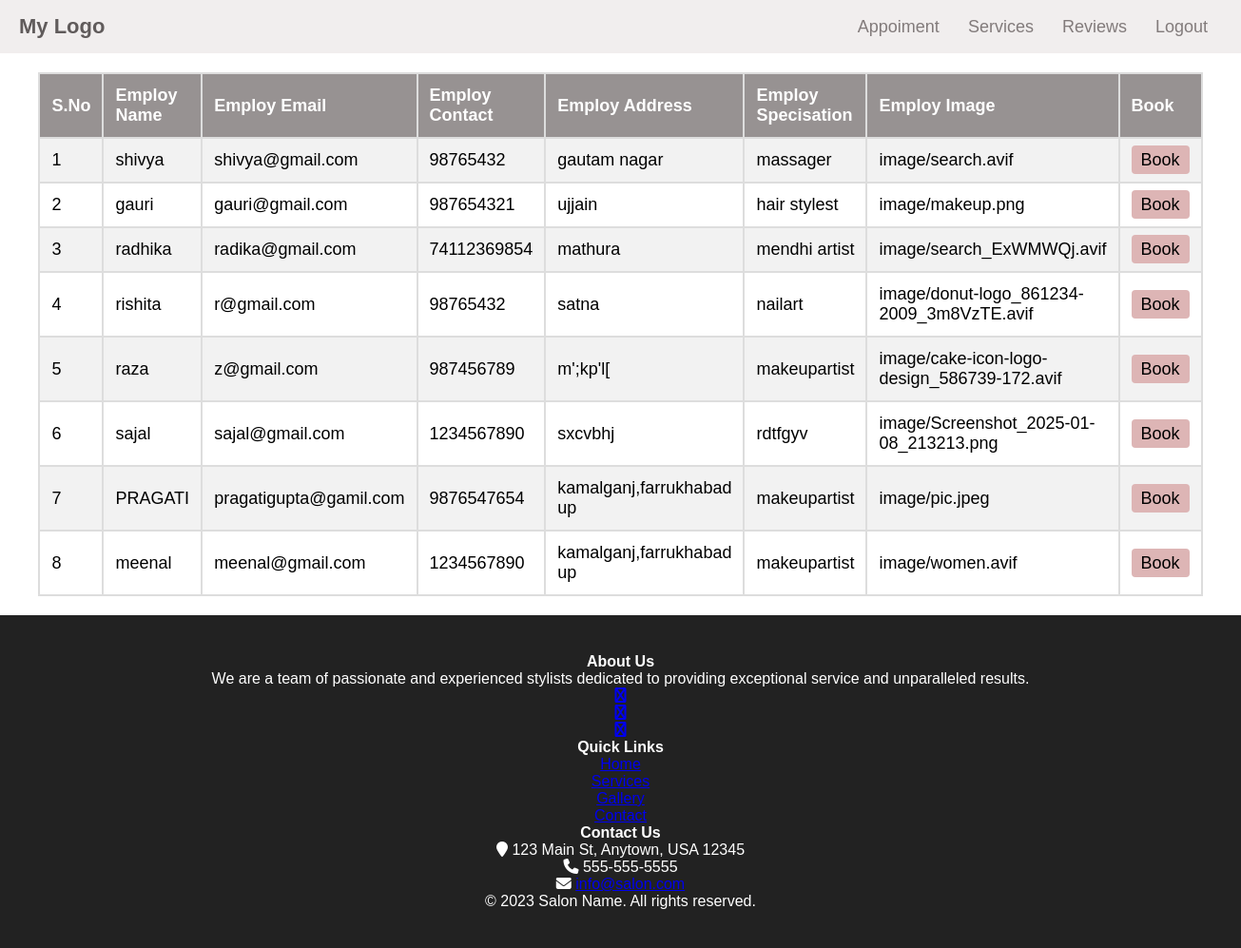
/services/, run on an earlier commit of the app's database.
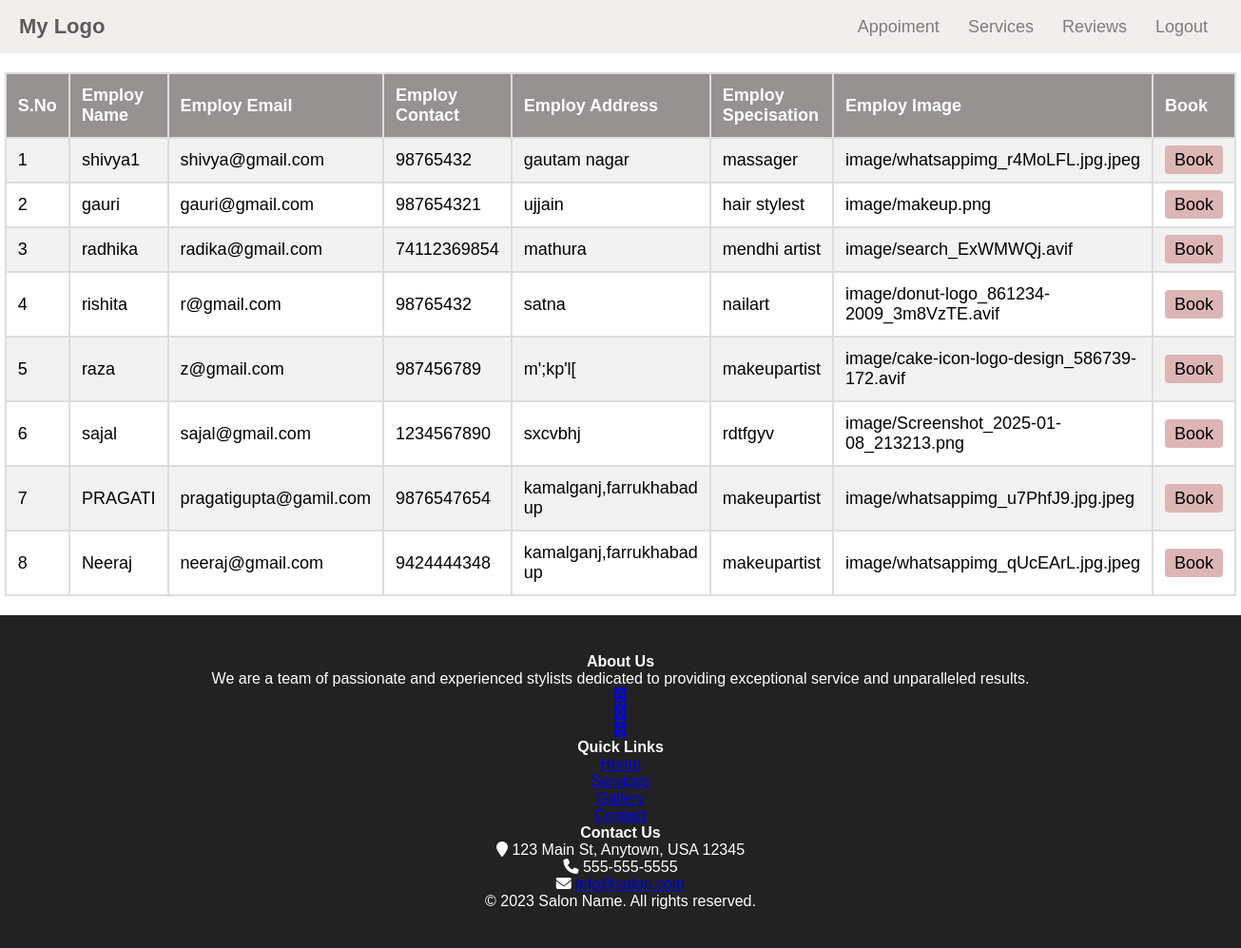
And on a later commit of the database.
### app/models.py (models this page shows)
class Empoly(models.Model):
    name = models.CharField(max_length=100)
    email = models.EmailField(max_length=100)
    phone = models.IntegerField()
    address = models.CharField(max_length=100)
    Specilastion=models.CharField(max_length=100)
    image=models.ImageField(upload_to = 'image/')
    password=models.CharField(max_length=50)

### app/views.py (the view)
# urls.py: path('services/',views.services, name='services'),
def services(request):
    emp = Empoly.objects.all()
    return render(request,'services.html',{'data':emp})

### app/templates/services.html (shortened to what this page needs)
{% extends 'base.html' %}
{% load static %}
{% block content %}
{% block css%}
 <link rel="stylesheet" type="text/css" href="{% static 'css/clientbase.css' %}" />
{% endblock %}
<center>
<table border='2'>
<tr>
<th>S.No</th>
<th>Employ Name</th>
<th>Employ Email</th>
<th>Employ Contact</th>
<th>Employ Address </th>
<th>Employ Specisation </th>
<th>Employ  Image</th>
<th>Book</th>
</tr>
{% for i in data %}
<tr>
<td>{{forloop.counter}}</td>
<td>{{i.name}}</td>
<td>{{i.email}}</td>
<td>{{i.phone}}</td>
<td>{{i.address}}</td>
<td>{{i.Specilastion}}</td>
<td>{{i.image}}</td>
<td><a href="{% url 'clientbase' %}">Book</a></td>
</tr>
{% endfor %}
</table>
</center>
{% endblock %}

What changed in the data, as far as the page shows it:
removed Empoly: name "meenal", email "meenal@gmail.com", phone "1234567890", address "kamalganj,farrukhabad up", Specilastion "makeupartist", image "image/women.avif"
changed Empoly "shivya@gmail.com": name "shivya" → "shivya1"; image "image/search.avif" → "image/whatsappimg_r4MoLFL.jpg.jpeg"
changed Empoly "PRAGATI": image "image/pic.jpeg" → "image/whatsappimg_u7PhfJ9.jpg.jpeg"
added Empoly: name "Neeraj", email "neeraj@gmail.com", phone "9424444348", address "kamalganj,farrukhabad up", Specilastion "makeupartist", image "image/whatsappimg_qUcEArL.jpg.jpeg"
